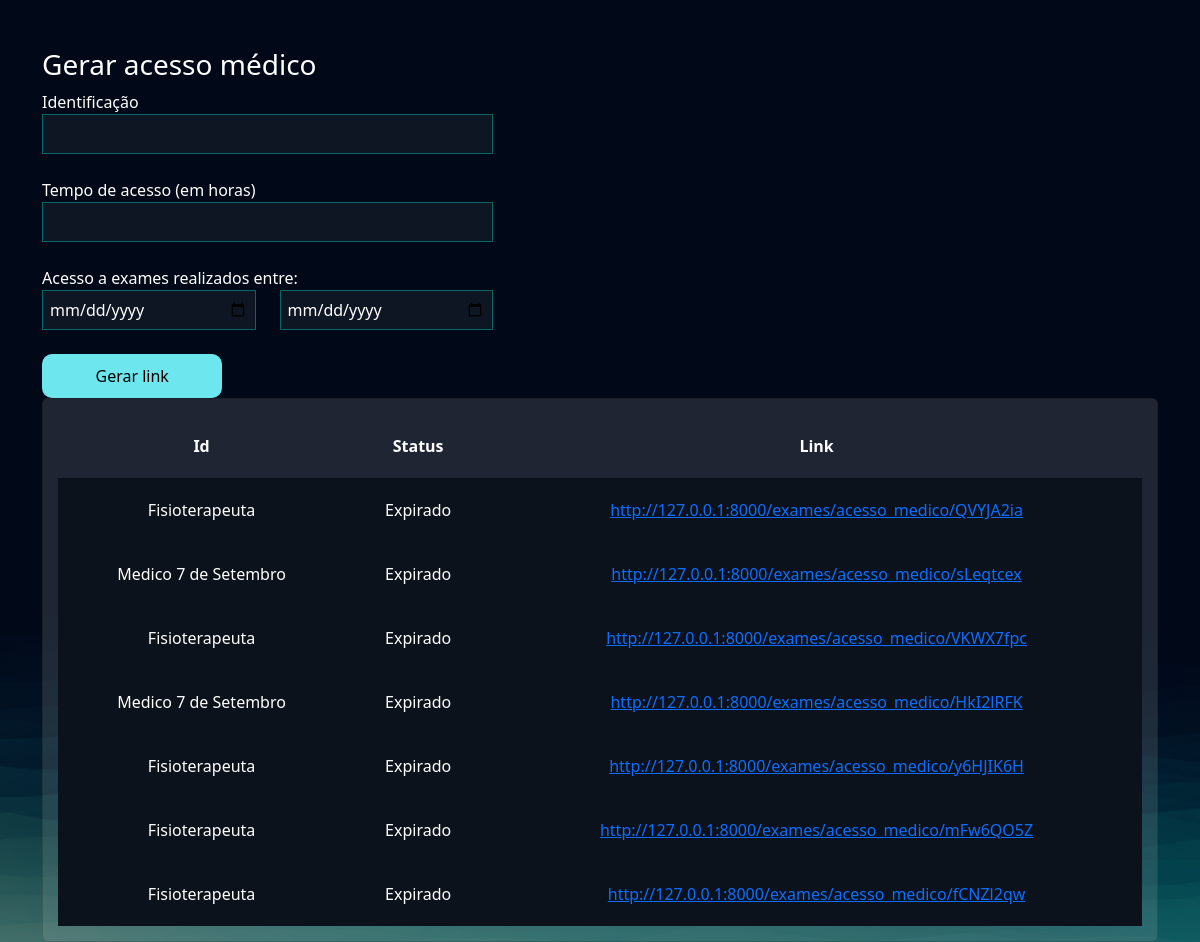
The app's page /exames/gerar_acesso_medico/ (signed in), older data.
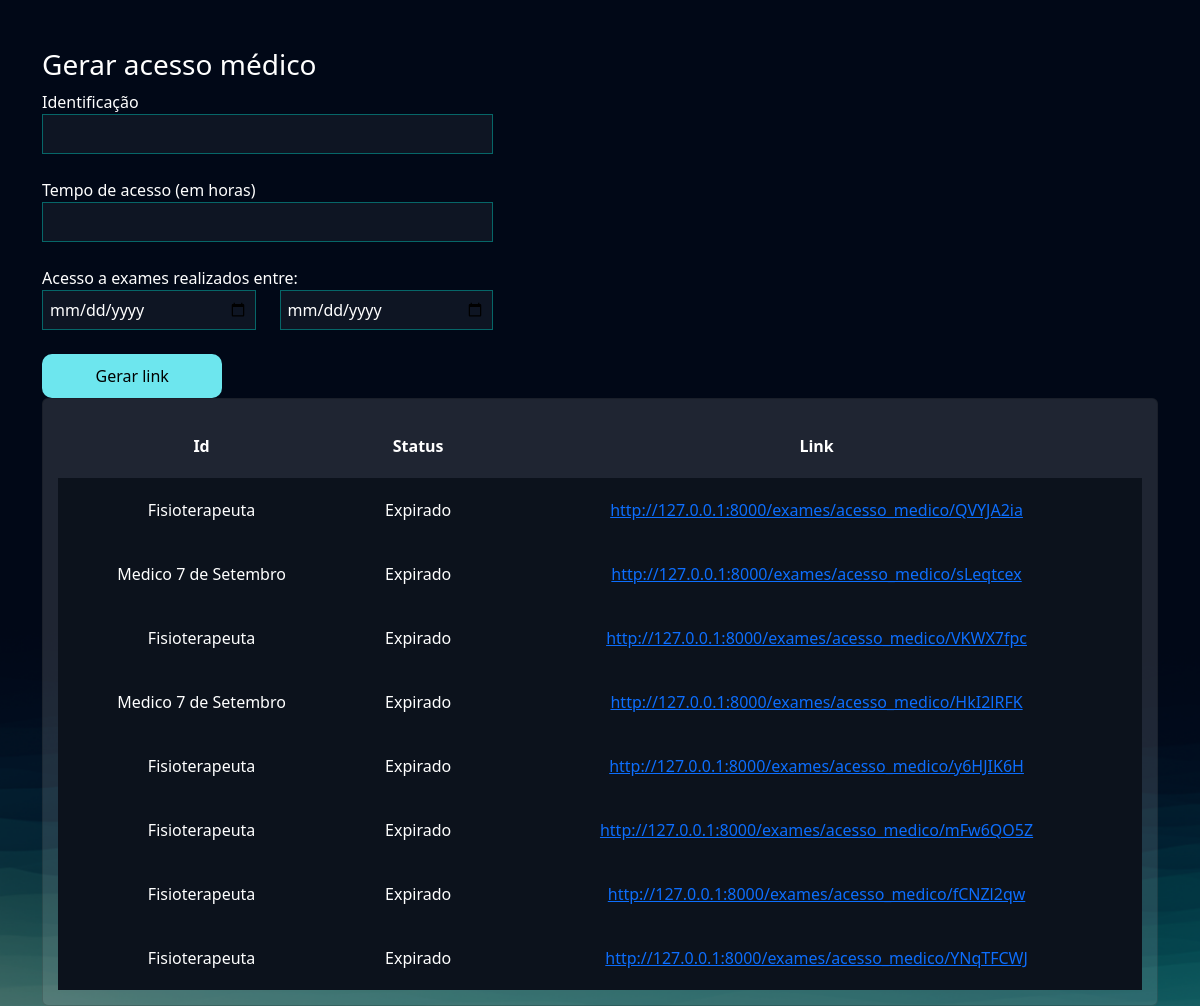
The same page, newer data.
### exames/models.py (models this page shows, shortened)
class AcessoMedico(models.Model):
    usuario = models.ForeignKey(User, on_delete=models.DO_NOTHING)
    identificacao = models.CharField(max_length=50)
    tempo_de_acesso = models.IntegerField() # Em horas
    criado_em = models.DateTimeField()
    data_exames_iniciais = models.DateField()
    data_exames_finais = models.DateField()
    token = models.CharField(max_length=20, null=True, blank=True)
    @property
    def status(self):
        if timezone.now() > (self.criado_em + timedelta(hours=self.tempo_de_acesso)):
            return 'Expirado'
        else:
            return 'Ativo'
    @property
    def url(self):
        return f'http://127.0.0.1:8000/exames/acesso_medico/{self.token}'

### exames/views.py (the view, shortened to what this page needs)
# urls.py: path('gerar_acesso_medico/', views.gerar_acesso_medico, name="gerar_acesso_medico"),
@login_required
def gerar_acesso_medico(request):
    if request.method == "GET":
        acessos_medicos = AcessoMedico.objects.filter(usuario=request.user)
        return render(request, 'gerar_acesso_medico.html', {'acessos_medicos': acessos_medicos})

### exames/templates/gerar_acesso_medico.html (shortened to what this page needs)
{% extends "bases/base.html" %}
{% load static %}
{% block 'head' %}
<link href="{% static 'exames/css/css.css' %}" rel="stylesheet">
<link href="{% static 'exames/css/gerenciar_pedidos.css' %}" rel="stylesheet">
{% endblock 'head' %}
{% block 'conteudo' %}
<br>
<br>
<div class="container">
    <div class="row">
        <div class="col-md-5">
            <h3>Gerar acesso médico</h3>
            <form action="{% url 'gerar_acesso_medico' %}" method="POST">
                <label for="">Identificação</label>
                <br>
                <input style="width: 100%" type="text" name="identificacao" id="" class="input-default">
                <br>
                <br>
                <label for="">Tempo de acesso (em horas)</label>
                <br>
                <input style="width: 100%" type="number" name="tempo_de_acesso" id="" class="input-default">
                <br>
                <br>
                <div class="row">
                    <label for="">Acesso a exames realizados entre:</label>
                    <div class="col-md">
                        <input style="width: 100%" type="date" name="data_exame_inicial" id="" class="input-default">
                    </div>
                    <div class="col-md">
                        <input style="width: 100%" type="date" name="data_exame_final" id="" class="input-default">
                        <br>
                        <br>
                    </div>
                </div>
                <input style="width: 40%" type="submit" class="btn-default" value="Gerar link">
            </form>
        </div>
        <div class="col-md">
            <div class="card">
                <table style="text-align: center">
                    <tr>
                        <th>Id</th>
                        <th>Status</th>
                        <th>Link</th>
                    </tr>
                {% for acesso in acessos_medicos %}
                    <tr class="linha-tabela">
                        <td>{{acesso.identificacao}}</td>
                        <td>{{acesso.status}}</td>
                        <td><a href="{{acesso.url}}">{{acesso.url}}</a></td>
                    </tr>
                {% endfor %}
                </table>
            </div>
        </div>
    </div>
</div>
{% endblock 'conteudo' %}

Row changes from the older to the newer data that the page shows:
added AcessoMedico: identificacao "Fisioterapeuta", status "Expirado", url "http://127.0.0.1:8000/exames/acesso_medico/YNqTFCWJ"
